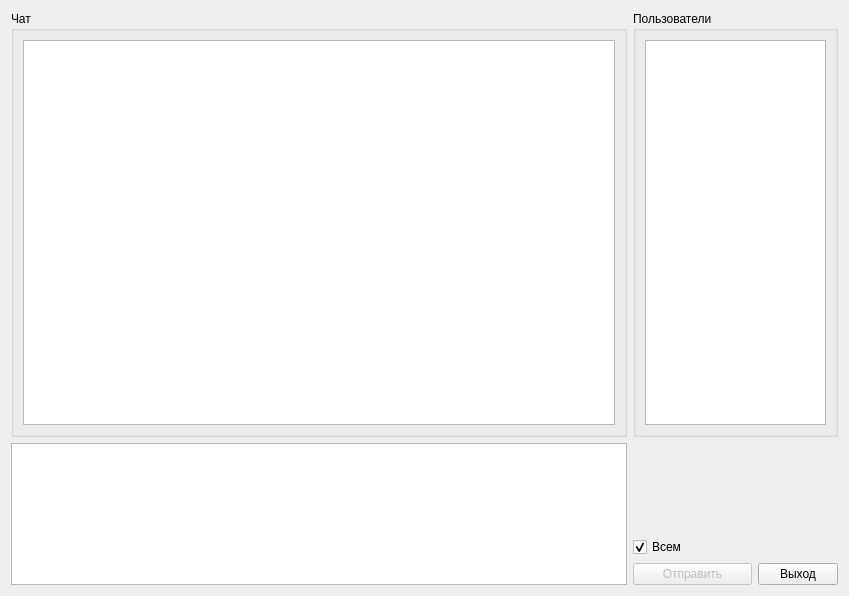
<?xml version="1.0" encoding="UTF-8"?>
<ui version="4.0">
 <class>zetaChat</class>
 <widget class="QWidget" name="zetaChat">
  <property name="geometry">
   <rect>
    <x>0</x>
    <y>0</y>
    <width>849</width>
    <height>596</height>
   </rect>
  </property>
  <property name="windowTitle">
   <string>Form</string>
  </property>
  <layout class="QVBoxLayout" name="verticalLayout_2" stretch="3,1">
   <item>
    <layout class="QHBoxLayout" name="horizontalLayout_3" stretch="3,1">
     <item>
      <widget class="QGroupBox" name="groupBox_2">
       <property name="title">
        <string>Чат</string>
       </property>
       <layout class="QGridLayout" name="gridLayout_2">
        <item row="0" column="0">
         <widget class="QListWidget" name="lwLog"/>
        </item>
       </layout>
      </widget>
     </item>
     <item>
      <widget class="QGroupBox" name="groupBox">
       <property name="title">
        <string>Пользователи</string>
       </property>
       <layout class="QGridLayout" name="gridLayout">
        <item row="0" column="0">
         <widget class="QListWidget" name="lwUsers">
          <property name="selectionMode">
           <enum>QAbstractItemView::MultiSelection</enum>
          </property>
          <property name="sortingEnabled">
           <bool>true</bool>
          </property>
         </widget>
        </item>
       </layout>
      </widget>
     </item>
    </layout>
   </item>
   <item>
    <layout class="QHBoxLayout" name="horizontalLayout_4" stretch="3">
     <item>
      <layout class="QHBoxLayout" name="horizontalLayout_2" stretch="3,1">
       <item>
        <widget class="QPlainTextEdit" name="pteMessage"/>
       </item>
       <item>
        <layout class="QGridLayout" name="gridLayout_3" columnstretch="0,3,1">
         <item row="0" column="1">
          <spacer name="verticalSpacer">
           <property name="orientation">
            <enum>Qt::Vertical</enum>
           </property>
           <property name="sizeHint" stdset="0">
            <size>
             <width>20</width>
             <height>40</height>
            </size>
           </property>
          </spacer>
         </item>
         <item row="2" column="2">
          <widget class="QPushButton" name="pushButton">
           <property name="text">
            <string>Выход</string>
           </property>
          </widget>
         </item>
         <item row="2" column="1">
          <widget class="QPushButton" name="pbSend">
           <property name="enabled">
            <bool>false</bool>
           </property>
           <property name="text">
            <string>Отправить</string>
           </property>
          </widget>
         </item>
         <item row="1" column="1">
          <widget class="QCheckBox" name="cbToAll">
           <property name="text">
            <string>Всем</string>
           </property>
           <property name="checked">
            <bool>true</bool>
           </property>
          </widget>
         </item>
        </layout>
       </item>
      </layout>
     </item>
    </layout>
   </item>
  </layout>
 </widget>
 <resources/>
 <connections/>
</ui>
